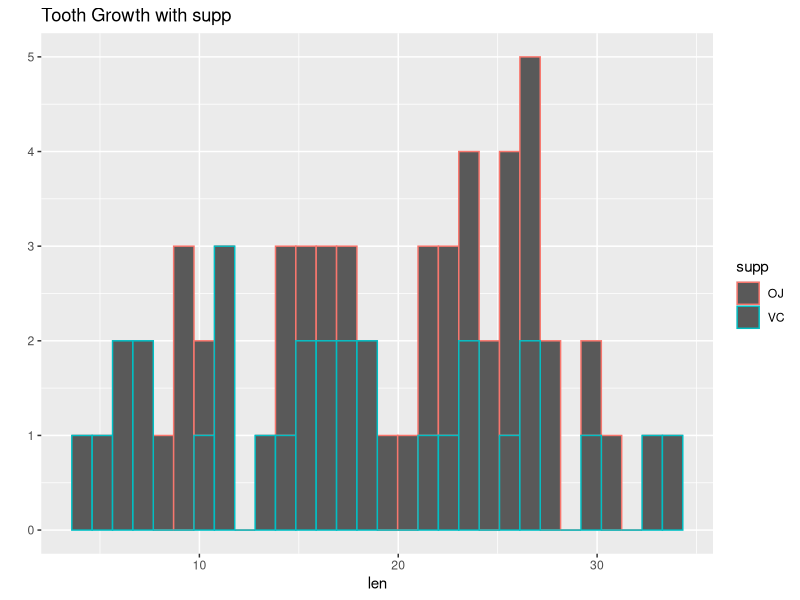
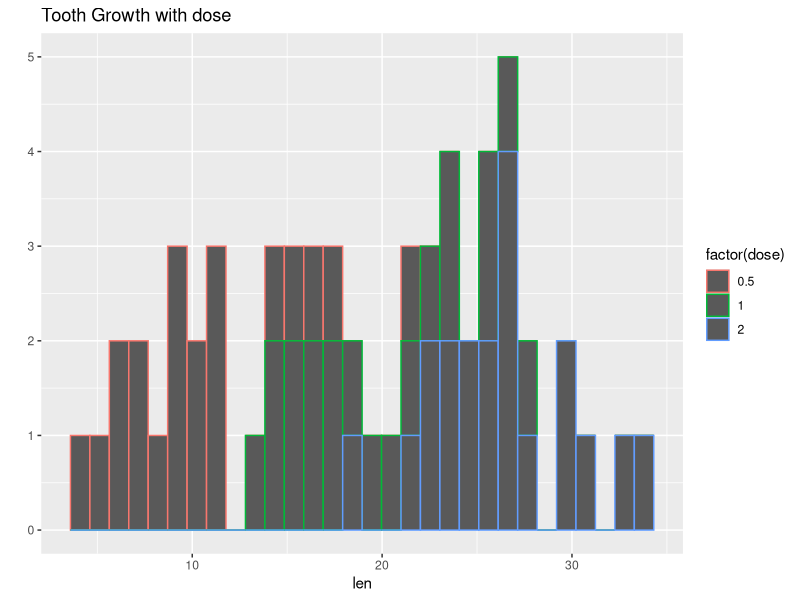

Recreate these plots in R, in order.
## ---- chunk 1
library(knitr)
library(ggplot2)
set.seed(123)
lambda <- 0.2
data <- ToothGrowth
## ---- chunk 2
str(data)
summary(data)
## ---- chunk 3
qplot(data=data,x=len,col=supp,main="Tooth Growth with supp")
## ---- chunk 4
qplot(data=data,x=len,col=factor(dose),main="Tooth Growth with dose")
## ---- chunk 5
spliteddata <- split(data,data$supp)
t.test(spliteddata$OJ$len,spliteddata$VC$len,paired=F,var.equal=F,conf.level=0.975)
## ---- chunk 6
spliteddata <- split(data,data$dose)
t.test(spliteddata$'0.5'$len,spliteddata$'1'$len,paired=F,var.equal=F,conf.level=0.975)
t.test(spliteddata$'1'$len,spliteddata$'2'$len,paired=F,var.equal=F,conf.level=0.975)
t.test(spliteddata$'2'$len,spliteddata$'0.5'$len,paired=F,var.equal=F,conf.level=0.975)
